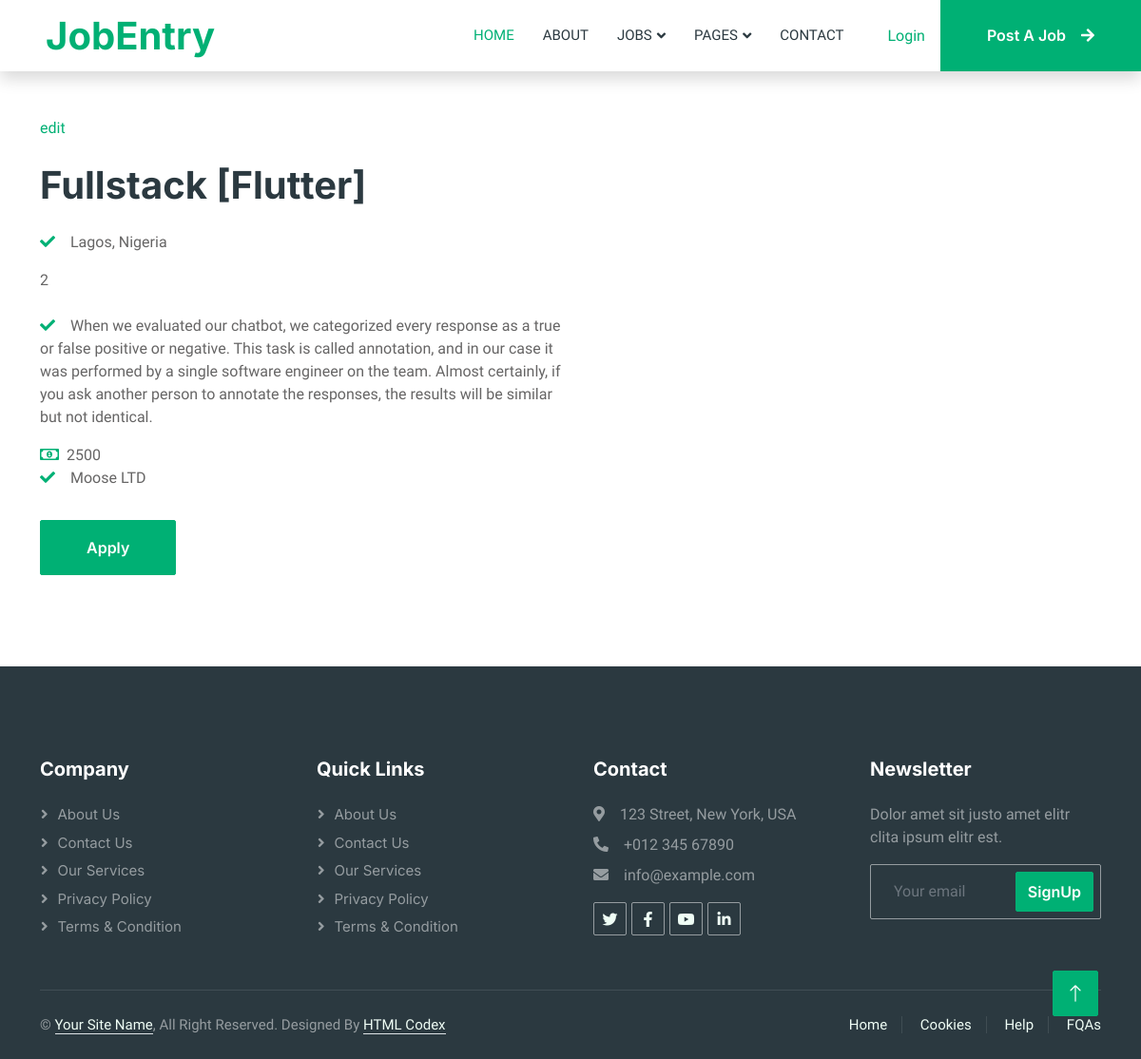
Page /details/2/ on the committed database.
### jobapp/models.py (models this page shows, shortened)
class Job(models.Model):
    JOB_TYPE = (("1", "Full time"), ("2", "Part time"), ("3", "Internship"))
    employer =models.ForeignKey(Employer, on_delete=models.CASCADE, null=True, blank=True)
    title =models.CharField(max_length=200)
    type = models.CharField(choices=JOB_TYPE, max_length=10)
    description=models.TextField(blank=True,null=True)
    salaryrange=models.CharField(max_length=50,blank=True,null=True)
    salary=models.IntegerField(default=0, blank=True,null=True)
    Location=models.CharField(max_length=2000, blank=True,null=True)
    category =models.ForeignKey(Category,on_delete=models.CASCADE, null=True, blank=True)
    last_date = models.DateTimeField(null=True, blank=True)
    company_name = models.CharField(max_length=100)
    company_description = models.TextField()
    website = models.CharField(max_length=100, default="")
    created_at = models.DateTimeField(default=timezone.now)
    filled = models.BooleanField(default=False)

### jobapp/views.py (the view)
# urls.py: path('details/<pk>/',JobDetails.as_view(),name='job_details'),
class JobDetails(DetailView):
    template_name = "pages/job_details.html"
    model= Job

### jobapp/templates/pages/job_details.html
{% extends "main.html" %} {% load static %}
{%block navbar%}
{% include 'home/navbar.html' %}
{% endblock %}
{% block content%}
<div class="container-xxl py-5">
    <div class="container">
        <p class="mb-4"><a href="{% url 'employerprofile:create_job' object.pk %}">edit</a></p>
        <div class="col-lg-6 wow fadeIn" data-wow-delay="0.5s">
            <h1 class="mb-4">{{ object.title }}</h1>
            <p><i class="fa fa-check text-primary me-3"></i>{{ object.Location }}</p>
            <p class="mb-4"> {{ object.type }} </p>
            <p><i class="fa fa-check text-primary me-3"></i>{{ object.description }}</p>
            {% if object.salaryrange == Null %}
                <span class="text-truncate me-0"><i class="far fa-money-bill-alt text-primary me-2"></i>{{ object.salary }}</span>
            {% else %}
                <span class="text-truncate me-0"><i class="far fa-money-bill-alt text-primary me-2"></i>{{ object.salaryrange }}</span>
            {% endif %}
            <p><i class="fa fa-check text-primary me-3"></i>{{ object.company_name }}</p>
            <a class="btn btn-primary py-3 px-5 mt-3" href="{% url 'jobapp:apply' object.pk %}">Apply</a>
        </div>
    </div>
</div>
{% endblock %}

### jobapp/static/css/style.css (style rules this page uses)
:root { --primary: #00B074; --secondary: #2B9BFF; --light: #EFFDF5; --dark: #2B3940; }
.btn { font-family: 'Inter', sans-serif; font-weight: 600; transition: .5s; }
.btn.btn-primary, .btn.btn-secondary { color: #FFFFFF; }

### rows in the picture
Job: title "Fullstack [Flutter]", Location "Lagos, Nigeria", type "2", description "When we evaluated our chatbot, we categorized every response as a true or false positive or negative. This task is called annotation, and in our case it was performed by a single software engineer on the team. Almost certainly, if you ask another person to annotate the responses, the results will be similar but not identical.", salary "2500", company_name "Moose LTD"
